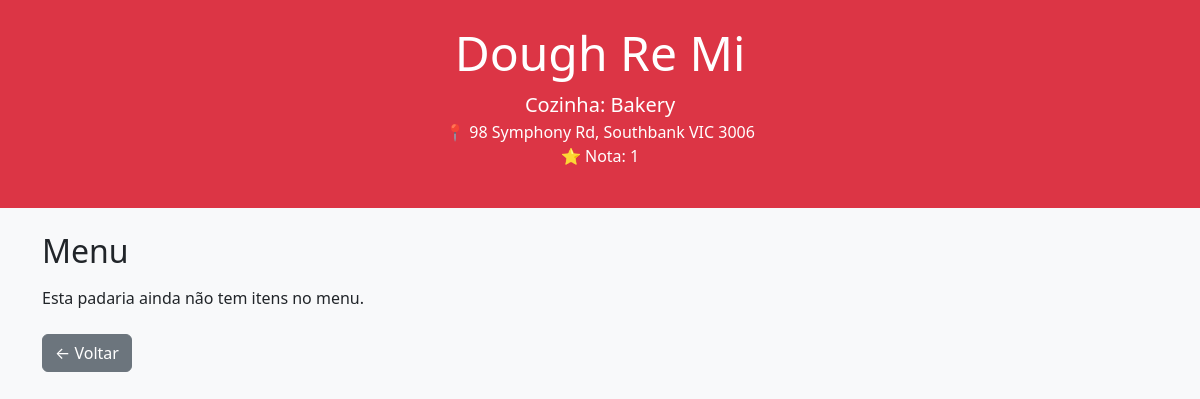
Screenshot of /bakery/2/ with the database file from the repository.
### bakeries/models.py (models this page shows)
class Bakery(models.Model):
    name = models.CharField(max_length=255)
    address = models.TextField()
    cuisine = models.CharField(max_length=255)
    rating = models.IntegerField()
    image = models.URLField(null=True, blank=True)

### bakeries/views.py (the view)
# urls.py: path('bakery/<int:pk>/', indexcopy, name='indexcopy')  # ✅ Nova rota dinâmica  # rota alternativa
def indexcopy(request, pk):
    bakery = get_object_or_404(Bakery, pk=pk)
    return render(request, 'indexcopy.html', {
        'bakery': bakery
    })

### bakery_project/templates/indexcopy.html (shortened to what this page needs)
<!DOCTYPE html>
<html lang="en">
<head>
  <link href="https://cdn.jsdelivr.net/npm/bootstrap@5.3.3/dist/css/bootstrap.min.css" rel="stylesheet">
</head>
<body class="bg-light">
  <header class="text-center py-4 mb-4 bg-danger text-white">
    <h1 class="display-5">{{ bakery.name }}</h1>
    <p class="lead mb-0">Cozinha: {{ bakery.cuisine }}</p>
    <p class="mb-0">📍 {{ bakery.address }}</p>
    <p>⭐ Nota: {{ bakery.rating }}</p>
  </header>
  <main class="container">
    <h2 class="mb-3">Menu</h2>
    {% if items %}
      <ul class="list-group">
        {% for item in items %}
          <li class="list-group-item d-flex justify-content-between align-items-center">
            {{ item.name }}
            <span class="badge bg-primary rounded-pill">${{ item.price }}</span>
          </li>
        {% endfor %}
      </ul>
    {% else %}
      <p>Esta padaria ainda não tem itens no menu.</p>
    {% endif %}
    <div class="mt-4">
      <a href="{% url 'index' %}" class="btn btn-secondary">← Voltar</a>
    </div>
  </main>
</body>
</html>

### rows the page displays
Bakery: name "Dough Re Mi", cuisine "Bakery", address "98 Symphony Rd, Southbank VIC 3006", rating "1"
